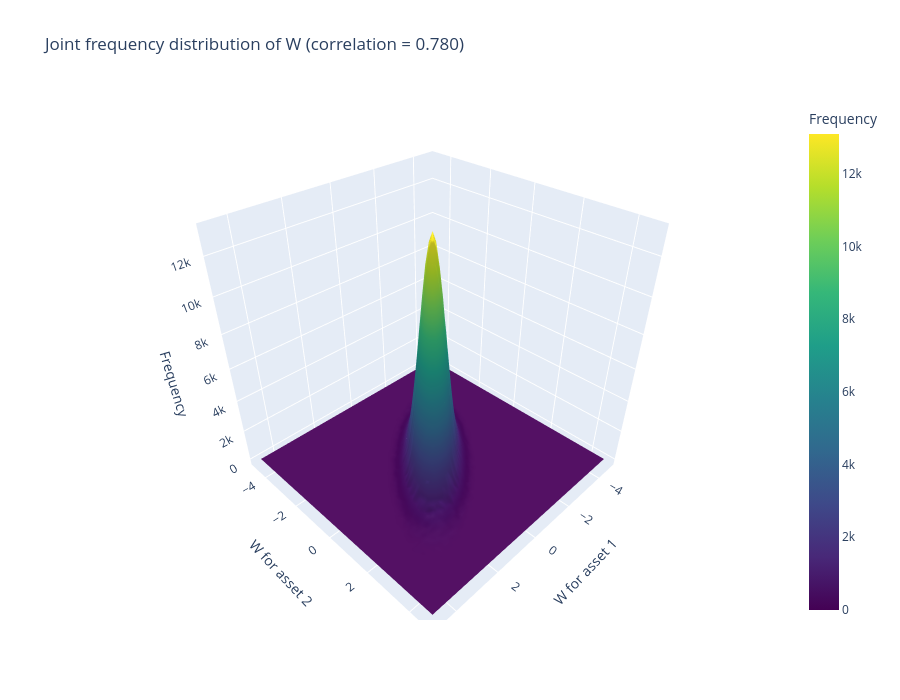

The cell this chart's notebook holds for it:
### Code cell
# Interactive 3D joint-frequency distribution of the first two variables in W
if W.shape[0] < 2:
    raise ValueError("A 3D joint-frequency plot requires at least two variables in W.")

import plotly.graph_objects as go

bins = 60
frequencies, w1_edges, w2_edges = np.histogram2d(W[0, :], W[1, :], bins=bins)
w1_centers = (w1_edges[:-1] + w1_edges[1:]) / 2
w2_centers = (w2_edges[:-1] + w2_edges[1:]) / 2
correlation = np.corrcoef(W[0, :], W[1, :])[0, 1]

fig = go.Figure(
    data=[
        go.Surface(
            x=w1_centers,
            y=w2_centers,
            z=frequencies.T,
            colorscale="Viridis",
            colorbar={"title": "Frequency"},
            hovertemplate="W1: %{x:.2f}<br>W2: %{y:.2f}<br>Frequency: %{z}<extra></extra>",
        )
    ]
)
fig.update_layout(
    title=f"Joint frequency distribution of W (correlation = {correlation:.3f})",
    scene={
        "xaxis_title": "W for asset 1",
        "yaxis_title": "W for asset 2",
        "zaxis_title": "Frequency",
        "aspectmode": "auto",
    },
    width=900,
    height=700,
)
fig.show()

### Figure 1 — Plotly figure (JSON) as saved in the notebook; plotly's stock layout.template omitted (floating-point values rounded to 4 significant figures; data arrays with more than 128 entries replaced by an {"elided": "..."} marker saying what was removed)
{"data": [{"colorbar": {"title": {"text": "Frequency"}}, "colorscale": [[0, "#440154"], [0.1111, "#482878"], [0.2222, "#3e4989"], [0.3333, "#31688e"], [0.4444, "#26828e"], [0.5556, "#1f9e89"], [0.6667, "#35b779"], [0.7778, "#6ece58"], [0.8889, "#b5de2b"], [1, "#fde725"]], "hovertemplate": "W1: %{x:.2f}<br>W2: %{y:.2f}<br>Frequency: %{z}<extra></extra>", "type": "surface", "x": [-4.745, -4.584, -4.423, -4.262, -4.101, -3.94, -3.78, -3.619, -3.458, -3.297, -3.136, -2.975, -2.815, -2.654, -2.493, -2.332, -2.171, -2.01, -1.85, -1.689, -1.528, -1.367, -1.206, -1.045, -0.8846, -0.7238, -0.5629, -0.4021, -0.2413, -0.08042, 0.08042, 0.2413, 0.4021, 0.5629, 0.7238, 0.8846, 1.045, 1.206, 1.367, 1.528, 1.689, 1.85, 2.01, 2.171, 2.332, 2.493, 2.654, 2.815, 2.975, 3.136, 3.297, 3.458, 3.619, 3.78, 3.94, 4.101, 4.262, 4.423, 4.584, 4.745], "y": [-4.696, -4.537, -4.378, -4.218, -4.059, -3.9, -3.741, -3.582, -3.422, -3.263, -3.104, -2.945, -2.786, -2.627, -2.467, -2.308, -2.149, -1.99, -1.831, -1.671, -1.512, -1.353, -1.194, -1.035, -0.8755, -0.7163, -0.5571, -0.398, -0.2388, -0.07959, 0.07959, 0.2388, 0.398, 0.5571, 0.7163, 0.8755, 1.035, 1.194, 1.353, 1.512, 1.671, 1.831, 1.99, 2.149, 2.308, 2.467, 2.627, 2.786, 2.945, 3.104, 3.263, 3.422, 3.582, 3.741, 3.9, 4.059, 4.218, 4.378, 4.537, 4.696], "z": {"elided": "60x60 float values"}}], "layout": {"height": 700, "scene": {"aspectmode": "auto", "xaxis": {"title": {"text": "W for asset 1"}}, "yaxis": {"title": {"text": "W for asset 2"}}, "zaxis": {"title": {"text": "Frequency"}}}, "title": {"text": "Joint frequency distribution of W (correlation = 0.780)"}, "width": 900}}
